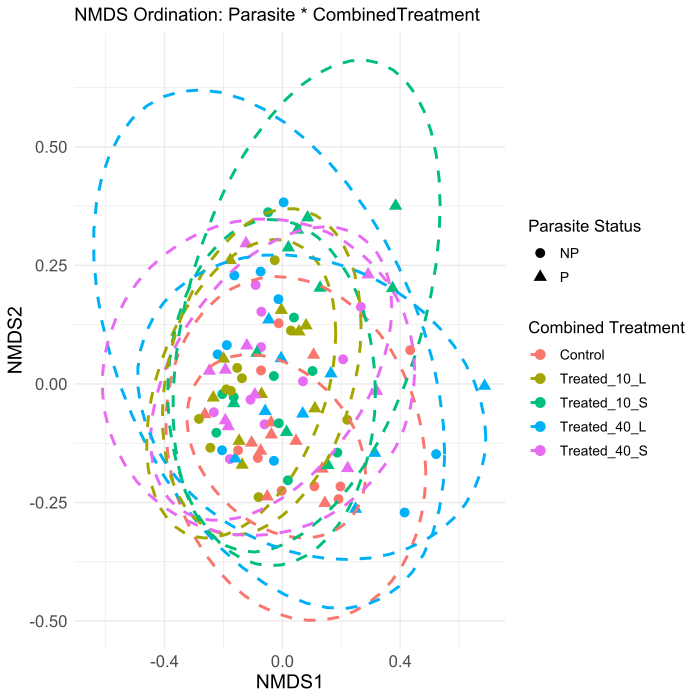

Source code (R):
# Load required libraries
library(vegan)
library(dplyr)
library(ggplot2)
readRenviron(".Renviron")

# -------------------------------------------
# 1. Load Treatment Metadata and Create IDs
# -------------------------------------------
metadata_path <- file.path(Sys.getenv("BASE_DATA_PATH"),
                           "Metadata for microbiota analysis.xlsx - PES MPF paper metadata.csv")
my_data <- read.csv(metadata_path, header = TRUE, stringsAsFactors = FALSE)

# Create a full sample ID (e.g., "KA001", "KA002", etc.)
my_data$SampleID_full <- sprintf("KA%03d", as.numeric(my_data$Sample.ID))

# Convert treatment variables to factors:
my_data$MicroplasticLength <- factor(my_data$MPF.length..Long.Short., levels = c("0", "S", "L"))
my_data$MicroplasticConcentration <- factor(my_data$Concentration..µg.L., levels = c("0", "10", "40"))
my_data$Parasite <- factor(my_data$Parasite..P.parasite.NP.non.parasite., levels = c("NP", "P"))

# -------------------------------------------
# 2. Create Combined Treatment Variable
# -------------------------------------------
# For samples with 0 concentration, assign "Control". For others, combine concentration and length.
my_data$CombinedTreatment <- ifelse(my_data$MicroplasticConcentration == "0",
                                    "Control",
                                    paste("Treated",
                                          my_data$MicroplasticConcentration,
                                          my_data$MicroplasticLength,
                                          sep = "_"))
my_data$CombinedTreatment <- factor(my_data$CombinedTreatment)
table(my_data$CombinedTreatment)  # Check the levels

# -------------------------------------------
# 3. Load Bray-Curtis Distance Matrix
# -------------------------------------------
bray_file <- file.path(Sys.getenv("BASE_DATA_PATH"), "rarefied_bray_curtis_distance.tsv")
bray_matrix <- read.table(bray_file, header = TRUE, sep = "\t", row.names = 1, check.names = FALSE)
bray_dist <- as.dist(bray_matrix)

# -------------------------------------------
# 4. Match Metadata with Distance Matrix Samples
# -------------------------------------------
# Identify common sample IDs between the Bray–Curtis matrix and metadata
common_samples <- intersect(rownames(bray_matrix), my_data_subset$SampleID_full)

# Subset and reorder my_data_subset to include only those common samples, in the order they appear in the distance matrix
my_data_subset <- my_data_subset[match(common_samples, my_data_subset$SampleID_full), ]

# Also, if needed, subset the distance matrix to include only these common samples:
bray_matrix_subset <- as.dist(as.matrix(bray_matrix)[common_samples, common_samples])

# -------------------------------------------
# 5. Perform NMDS on the Bray-Curtis Distance Matrix
# -------------------------------------------
nmds_global <- metaMDS(bray_matrix_subset, k = 2, trymax = 100)
scores_global <- as.data.frame(scores(nmds_global))
scores_global$SampleID <- rownames(scores_global)
scores_global <- merge(scores_global, my_data_subset, by.x = "SampleID", by.y = "SampleID_full")

# -------------------------------------------
# 6. Create NMDS Plot for the Full Model
# -------------------------------------------
# Mapping: CombinedTreatment (color) and Parasite (shape)
p_global <- ggplot(scores_global, aes(x = NMDS1, y = NMDS2, 
                                        color = CombinedTreatment, 
                                        shape = Parasite)) +
  geom_point(size = 3) +
  stat_ellipse(aes(group = interaction(CombinedTreatment, Parasite)), 
               type = "t", size = 1, linetype = "dashed") +
  labs(title = "NMDS Ordination: Parasite * CombinedTreatment",
       color = "Combined Treatment",
       shape = "Parasite Status") +
  theme_minimal() +
  theme(axis.text = element_text(size = 12),
        axis.title = element_text(size = 14),
        legend.title = element_text(size = 12),
        legend.text = element_text(size = 10))
  
print(p_global)

metadata_filtered <- my_data_subset[, c("SampleID_full", "Parasite", "CombinedTreatment")]

set.seed(123)  # Set seed for reproducibility
permanova_results <- adonis2(bray_matrix_subset ~ Parasite * CombinedTreatment, 
                            data = metadata_filtered, 
                            permutations = 999,
                            by="terms")

# Print the PERMANOVA results
print(permanova_results)


# Permutation test for adonis under reduced model
# Terms added sequentially (first to last)
# Permutation: free
# Number of permutations: 999

# adonis2(formula = bray_matrix_subset ~ Parasite * CombinedTreatment, data = metadata_filtered, permutations = 999, by = "terms")
#                            Df SumOfSqs      R2      F Pr(>F)   
# Parasite                    1   0.1816 0.00862 0.8658  0.559   
# CombinedTreatment           4   1.5555 0.07385 1.8539  0.005 **
# Parasite:CombinedTreatment  4   0.8679 0.04120 1.0344  0.407   
# Residual                   88  18.4592 0.87633                 
# Total                      97  21.0642 1.00000                 
# ---
# Signif. codes:  0 ‘***’ 0.001 ‘**’ 0.01 ‘*’ 0.05 ‘.’ 0.1 ‘ ’ 1


# install_github("pmartinezarbizu/pairwiseAdonis/pairwiseAdonis")

library(pairwiseAdonis)

# Run pairwise PERMANOVA using the Bray-Curtis distance matrix and CombinedTreatment grouping.
# Here, bray_matrix_subset is our distance matrix (aligned with the metadata) and 
# my_data_subset$CombinedTreatment is our grouping variable.
set.seed(123)  # for reproducibility of permutation tests
pairwise_results <- pairwise.adonis(bray_matrix_subset, my_data_subset$CombinedTreatment,
                                    p.adjust.m = "bonferroni")
# Print the pairwise comparisons results
print(pairwise_results)


#                           pairs Df SumsOfSqs   F.Model         R2 p.value p.adjusted sig
# 1  Treated_40_L vs Treated_10_S  1 0.3137012 1.3152677 0.03432751   0.198       1.00    
# 2  Treated_40_L vs Treated_10_L  1 0.3895936 1.7678931 0.04560199   0.055       0.55    
# 3  Treated_40_L vs Treated_40_S  1 0.3228202 1.3935257 0.03629585   0.161       1.00    
# 4       Treated_40_L vs Control  1 0.5176472 2.3362468 0.06094094   0.010       0.10    
# 5  Treated_10_S vs Treated_10_L  1 0.3422518 1.7030637 0.04289502   0.089       0.89    
# 6  Treated_10_S vs Treated_40_S  1 0.2497120 1.1781599 0.03007185   0.260       1.00    
# 7       Treated_10_S vs Control  1 0.6289195 3.1195509 0.07775638   0.004       0.04   .
# 8  Treated_10_L vs Treated_40_S  1 0.1162713 0.5984347 0.01550412   0.879       1.00    
# 9       Treated_10_L vs Control  1 0.5431027 2.9601723 0.07407807   0.004       0.04   .
# 10      Treated_40_S vs Control  1 0.4678302 2.4021418 0.06096475   0.010       0.10    
